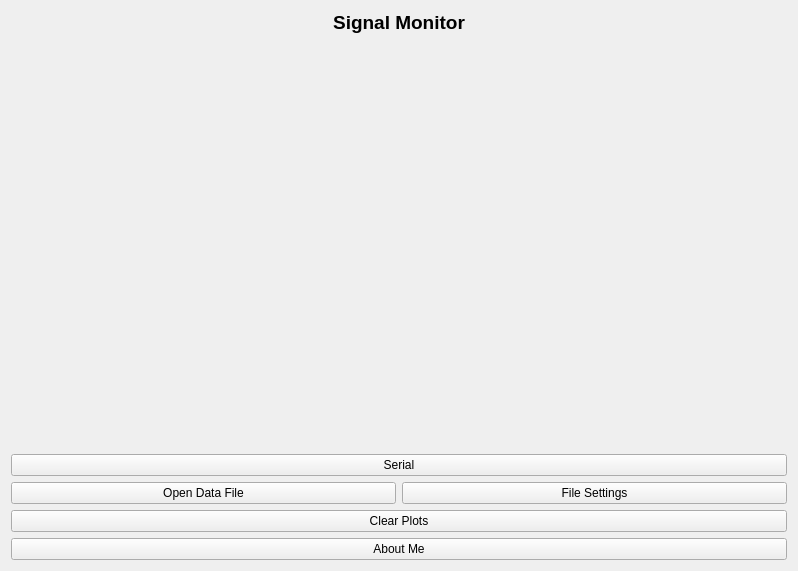
<?xml version="1.0" encoding="UTF-8"?>
<ui version="4.0">
 <class>MainWindow</class>
 <widget class="QWidget" name="MainWindow">
  <property name="geometry">
   <rect>
    <x>0</x>
    <y>0</y>
    <width>798</width>
    <height>571</height>
   </rect>
  </property>
  <property name="windowTitle">
   <string>Form</string>
  </property>
  <layout class="QVBoxLayout" name="verticalLayout" stretch="0,1,0,0,0,0">
   <item>
    <widget class="QLabel" name="title">
     <property name="font">
      <font>
       <pointsize>14</pointsize>
       <bold>true</bold>
      </font>
     </property>
     <property name="text">
      <string>Signal Monitor</string>
     </property>
     <property name="alignment">
      <set>Qt::AlignCenter</set>
     </property>
    </widget>
   </item>
   <item>
    <widget class="ChartWidget" name="mainPlotWidget" native="true"/>
   </item>
   <item>
    <widget class="QPushButton" name="bSerialSettings">
     <property name="text">
      <string>Serial</string>
     </property>
    </widget>
   </item>
   <item>
    <layout class="QGridLayout" name="gridLayout">
     <item row="0" column="0">
      <widget class="QPushButton" name="bOpenDataFile">
       <property name="text">
        <string>Open Data File</string>
       </property>
      </widget>
     </item>
     <item row="0" column="1">
      <widget class="QPushButton" name="bFileSettings">
       <property name="text">
        <string>File Settings</string>
       </property>
      </widget>
     </item>
    </layout>
   </item>
   <item>
    <widget class="QPushButton" name="bClearPlots">
     <property name="text">
      <string>Clear Plots</string>
     </property>
    </widget>
   </item>
   <item>
    <widget class="QPushButton" name="aboutMe">
     <property name="text">
      <string>About Me</string>
     </property>
    </widget>
   </item>
  </layout>
 </widget>
 <customwidgets>
  <customwidget>
   <class>ChartWidget</class>
   <extends>QWidget</extends>
   <header location="global">chartwidget.h</header>
   <container>1</container>
  </customwidget>
 </customwidgets>
 <resources/>
 <connections/>
</ui>
